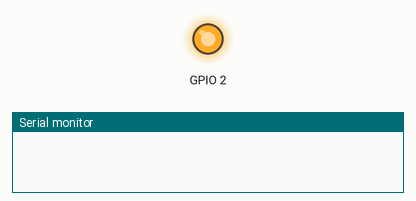
Bench run of a sketch on a simulated ESP8266 (NodeMCU). On the bench: output pins drawn as LEDs (lit = HIGH, except the on-board LED, lit = LOW), the last lines printed to the serial monitor. WiFi joins after 1.5 s; servers stay silent unless stated.

Above: at 0.1 s.
At 1.9 s:
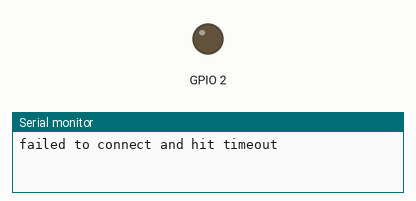
Timing chart, 0 to 3.9 s (numbered marks = the images above):
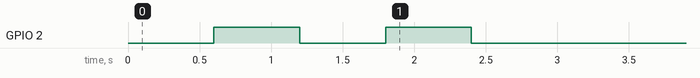

The sketch:

ModifiedAutoconnect.ino
```cpp
#include <ESP8266WiFi.h>          //https://github.com/esp8266/Arduino

//needed for library
#include <DNSServer.h>
#include <ESP8266WebServer.h>
#include <WiFiManager.h>          //https://github.com/tzapu/WiFiManager

//for LED status
#include <Ticker.h>
Ticker ticker;

void tick()
{
  //toggle state
  int state = digitalRead(BUILTIN_LED);  // get the current state of GPIO1 pin
  digitalWrite(BUILTIN_LED, !state);     // set pin to the opposite state
}

//gets called when WiFiManager enters configuration mode
void configModeCallback (WiFiManager *myWiFiManager) {
  Serial.println("Entered config mode");
  Serial.println(WiFi.softAPIP());
  //if you used auto generated SSID, print it
  Serial.println(myWiFiManager->getConfigPortalSSID());
  //entered config mode, make led toggle faster
  ticker.attach(0.2, tick);
}

void setup() {
  // put your setup code here, to run once:
  Serial.begin(115200);

  //set led pin as output
  pinMode(BUILTIN_LED, OUTPUT);
  // start ticker with 0.5 because we start in AP mode and try to connect
  ticker.attach(0.6, tick);

  //WiFiManager
  //Local intialization. Once its business is done, there is no need to keep it around
  WiFiManager wifiManager;
  //reset settings - for testing
  //wifiManager.resetSettings();

  //set callback that gets called when connecting to previous WiFi fails, and enters Access Point mode
  wifiManager.setAPCallback(configModeCallback);


  //fetches ssid and pass and tries to connect
  //if it does not connect it starts an access point with the specified name
  //here  "AutoConnectAP"
  //and goes into a blocking loop awaiting configuration
  wifiManager.autoConnect("Autoconnect");

  if(WiFi.status() != WL_CONNECTED){
  ESP.reset();}
   Serial.println("failed to connect and hit timeout");
    //reset and try again, or maybe put it to deep sleep
   delay(1000);

  //if you get here you have connected to the WiFi
  Serial.println("connected...yay :)");
  ticker.detach();
  //keep LED on
  digitalWrite(BUILTIN_LED, LOW);
}

void loop() {
  // put your main code here, to run repeatedly:
if(WiFi.status() != WL_CONNECTED)
{Serial.println("No connection..... Press Reset");
delay(300);
ESP.reset();
}
}
```
